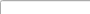
<?xml version='1.0' encoding='UTF-8'?> 
<ui version='4.0'>
 <class>Dialog</class>
 <widget class='QDialog' name='Dialog'>
      <property name='geometry'>
        <rect>
         <x>0</x>
         <y>0</y>
         <width>90</width>
         <height>14</height>
        </rect>
      </property>
  <property name='dl_edspin'>
   <string>Dialog</string>
  </property>
    <widget class='QLineEdit' name='E_1'>
      <property name='geometry'>
        <rect>
         <x>0</x>
         <y>0</y>
         <width>187</width>
         <height>30</height>
        </rect>
      </property>
      </widget>
      <widget class='QSpinBox' name='SP_1'>
      <property name='geometry'>
        <rect>
         <x>195</x>
         <y>0</y>
         <width>27</width>
         <height>35</height>
        </rect>
      </property>
      </widget>
      </widget>
   <resources/>
 <connections/>
</ui> 
